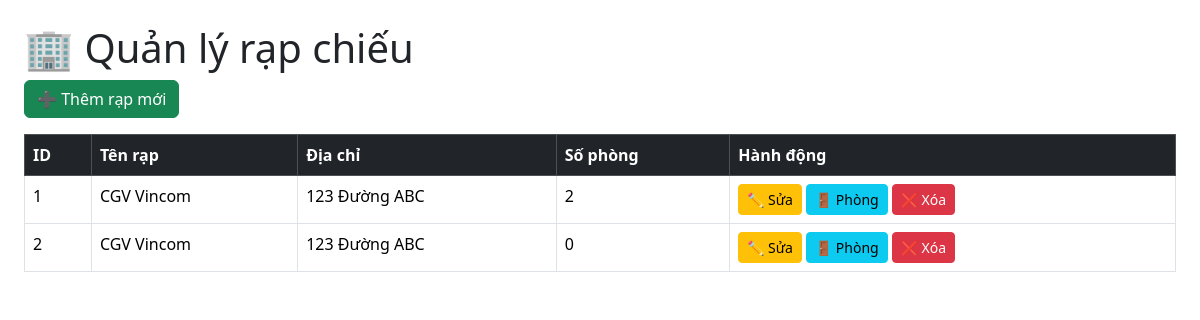
The app's page /views/admin/theaters.php (signed in) with its own data.
### tables this page shows
CREATE TABLE `theaters` (
  `id` int NOT NULL AUTO_INCREMENT,
  `name` varchar(120) NOT NULL,
  `address` varchar(255) DEFAULT NULL,
  PRIMARY KEY (`id`),
  UNIQUE KEY `id_UNIQUE` (`id`)
);

### views/admin/theaters.php (the view, shortened to what this page needs)
<?php
$conn = getDbConnection();
$result = $conn->query("SELECT t.*, COUNT(r.id) as room_count
                       FROM theaters t
                       LEFT JOIN rooms r ON t.id = r.theater_id
                       GROUP BY t.id");
?>
<!DOCTYPE html>
<html lang="vi">
<head>
    <link href="https://cdn.jsdelivr.net/npm/bootstrap@5.3.3/dist/css/bootstrap.min.css" rel="stylesheet">
</head>
<body class="p-4">
    <h1>🏢 Quản lý rạp chiếu</h1>
    <a href="add_theater.php" class="btn btn-success mb-3">➕ Thêm rạp mới</a>
    <table class="table table-bordered table-hover">
        <thead class="table-dark">
            <tr>
                <th>ID</th>
                <th>Tên rạp</th>
                <th>Địa chỉ</th>
                <th>Số phòng</th>
                <th>Hành động</th>
            </tr>
        </thead>
        <tbody>
            <?php while ($row = $result->fetch_assoc()): ?>
            <tr>
                <td><?= $row['id'] ?></td>
                <td><?= htmlspecialchars($row['name']) ?></td>
                <td><?= htmlspecialchars($row['address']) ?></td>
                <td><?= $row['room_count'] ?></td>
                <td>
                    <a href="edit_theater.php?id=<?= $row['id'] ?>" class="btn btn-warning btn-sm">✏️ Sửa</a>
                    <a href="rooms.php?theater_id=<?= $row['id'] ?>" class="btn btn-info btn-sm">🚪 Phòng</a>
                    <a href="#" onclick="deleteTheater(<?= $row['id'] ?>)" class="btn btn-danger btn-sm">❌ Xóa</a>
                </td>
            </tr>
            <?php endwhile; ?>
        </tbody>
    </table>
</body>
</html>

### records on screen
theaters: id "1", name "CGV Vincom", address "123 Đường ABC", room_count "2"
theaters: id "2", name "CGV Vincom", address "123 Đường ABC", room_count "0"
